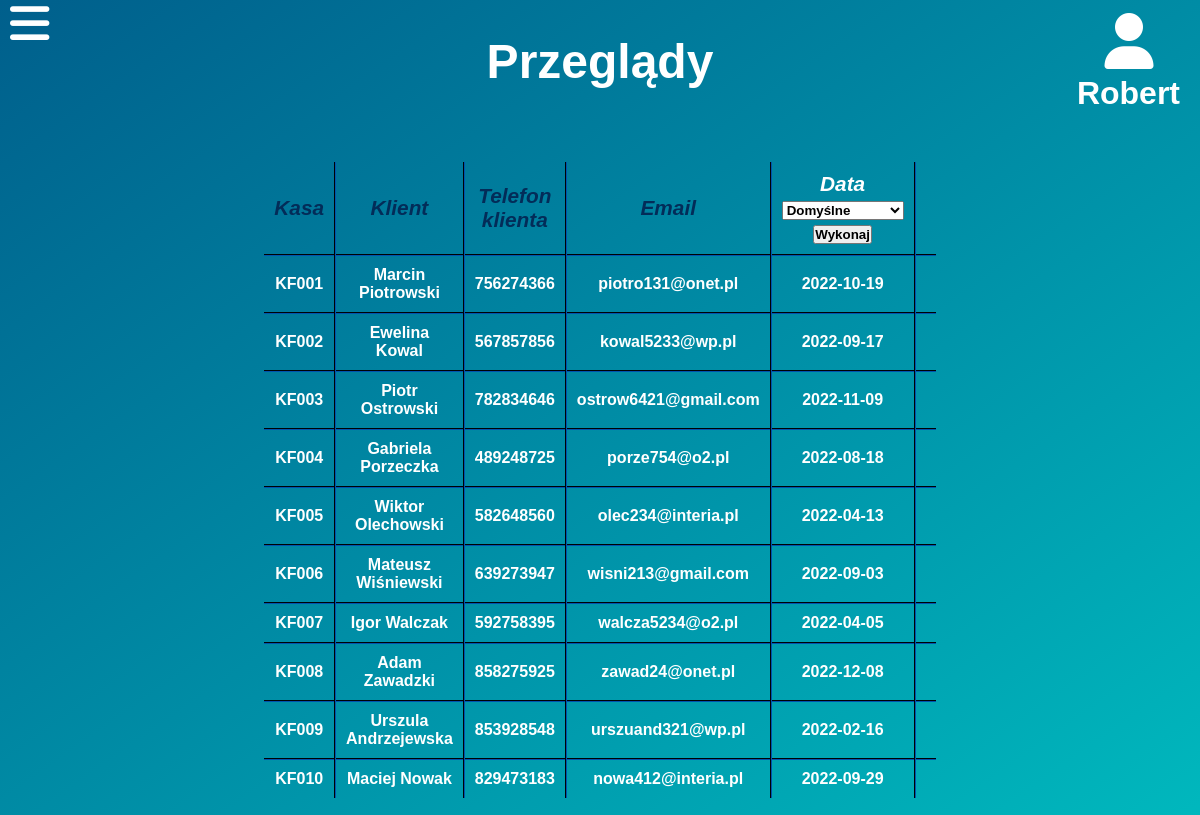
Page /przeglady.php (signed in) on the committed database.
### tables this page shows
CREATE TABLE `przeglady` (
  `id` int(2) NOT NULL,
  `data` date NOT NULL,
  `nr_kasy` varchar(12) NOT NULL,
  `klient` int(2) DEFAULT NULL
);

CREATE TABLE `klienci` (
  `id` int(2) NOT NULL,
  `nip` varchar(13) NOT NULL,
  `nazwa` varchar(20) NOT NULL,
  `adres` varchar(15) NOT NULL,
  `miejscowosc` varchar(25) NOT NULL,
  `telefon` varchar(9) NOT NULL,
  `email` varchar(20) NOT NULL
);

### przeglady.php (the view, shortened to what this page needs)
<?php
$host = "localhost";
$name = "root";
$pass = "";
$dbname = "projekt";
$conn = mysqli_connect($host, $name, $pass, $dbname);
?>
<!DOCTYPE html>
<html lang="pl">
<head>
    <link rel="stylesheet" href="CSS/style-menu.css">
    <link rel="stylesheet" href="CSS/style-strona.css">
</head>
<body class="menu-preload">
    <div id='main'>
        <div id="heading-user">
            <div id="heading">
                <h1>Przeglądy</h1>
            </div>
            <div id='logged-user'>
                <span id="logged-user-icon"><i class="fas fa-user" onClick="managePopupWindow()"></i></span><?php echo "<p>".$_SESSION['imie']."</p>";?>
            </div>
        </div>
        <div class='content'>
            <table class='dane-tabele'>
                <tr>
                    <th>Kasa</th>
                    <th>Klient</th>
                    <th>Telefon klienta</th>
                    <th>Email</th>
                    <th>
                        <form method="POST">Data <br /><select name="sortowanie">
                            <option value="default" name="default" selected>Domyślne</option>
                        </select> <input type="submit" value="Wykonaj"></form>
                        </th>
                    <th></th>
                </tr>
            <?php
                $wybor=$_POST['sortowanie'];
                if(mysqli_connect_errno()) echo "Problemy techniczne, proszę spróbować później.";
                else
                {
                    if((!isset($wybor))||($wybor=="default"))$kwerenda = "SELECT nr_kasy, nazwa, telefon, email, data FROM przeglady,klienci WHERE klienci.id=przeglady.klient;";
                    if($wynik=mysqli_query($conn, $kwerenda))
                    {
                        while($row=mysqli_fetch_array($wynik))
                        {
                            echo '<tr><td>'.$row['nr_kasy'].'</td><td>'.$row['nazwa'].'</td><td>'.$row['telefon'].'</td><td>'.$row['email'].'</td><td>'.$row['data'].'</td></tr>';
                        }
                    }
                }
            ?>
            </table>
        </div>
        <div>
            <label for="menu-checkbox" id="menu-checkbox2">
                <i class="fas fa-bars"></i>
            </label>
        </div>
    </div>
</body>
</html>

### CSS/style-menu.css (style rules this page uses)
#menu-checkbox2 { position: fixed; font-size: 45px; left: 10px; top: -1px; z-index: 1; }
#menu-checkbox:not(:checked) ~ #menu-checkbox2 i { transition: 0.5s ease; }

### CSS/style-strona.css (style rules this page uses)
:root { --section-gradient-1: #005f8c ; --section-gradient-2: #00b9be ; --sidebar-bg-clr: #002b59; }
* { margin: 0; padding: 0; color: white; font-family: 'Rubik', sans-serif; font-weight: 600; }
input, select, option { color: black; }
html, body { min-height: 100%; margin: 5px; background: linear-gradient(to bottom right, var(--section-gradient-1), var(--section-gradient-2)); background-attachment: fixed; background-repeat: no-repeat; }
#heading-user { display: grid; grid-template-columns: 1fr 2fr 1fr; margin-bottom: 50px; }
#heading { font-size: 1.5rem; grid-column-start: 2; justify-self: center; align-self: center; }
#logged-user { justify-self: end; align-self: center; font-size: 2rem; }
#logged-user-icon { padding-left: 27.5px; font-size: 3.5rem; }
#logged-user p { padding-right: 10px; color: inherit; }
.content { display: grid; grid-template-columns: 1fr 2fr 1fr; }
.dane-tabele { grid-column-start: 2; justify-self: stretch; align-self: center; border-collapse: collapse; }
.dane-tabele td,th { padding: 10px; text-align: center; }
.dane-tabele tr:not(:last-child) { border-bottom: 2px #002b59 groove; }
.dane-tabele th { font-style: italic; font-size: 1.3rem; color: #032c58; }
.dane-tabele td, .dane-tabele th:not(:last-child) { border-right: 2px #002b59 groove; }
.dane-uzytkownicy td,th { padding: 10px; text-align: center; }

### rows in the picture
przeglady: nr_kasy "KF001", klient.nazwa "Marcin Piotrowski", klient.telefon "756274366", klient.email "piotro131@onet.pl", data "2022-10-19"
przeglady: nr_kasy "KF002", klient.nazwa "Ewelina Kowal", klient.telefon "567857856", klient.email "kowal5233@wp.pl", data "2022-09-17"
przeglady: nr_kasy "KF003", klient.nazwa "Piotr Ostrowski", klient.telefon "782834646", klient.email "ostrow6421@gmail.com", data "2022-11-09"
przeglady: nr_kasy "KF004", klient.nazwa "Gabriela Porzeczka", klient.telefon "489248725", klient.email "porze754@o2.pl", data "2022-08-18"
przeglady: nr_kasy "KF005", klient.nazwa "Wiktor Olechowski", klient.telefon "582648560", klient.email "olec234@interia.pl", data "2022-04-13"
przeglady: nr_kasy "KF006", klient.nazwa "Mateusz Wiśniewski", klient.telefon "639273947", klient.email "wisni213@gmail.com", data "2022-09-03"
przeglady: nr_kasy "KF007", klient.nazwa "Igor Walczak", klient.telefon "592758395", klient.email "walcza5234@o2.pl", data "2022-04-05"
przeglady: nr_kasy "KF008", klient.nazwa "Adam Zawadzki", klient.telefon "858275925", klient.email "zawad24@onet.pl", data "2022-12-08"
przeglady: nr_kasy "KF009", klient.nazwa "Urszula Andrzejewska", klient.telefon "853928548", klient.email "urszuand321@wp.pl", data "2022-02-16"
przeglady: nr_kasy "KF010", klient.nazwa "Maciej Nowak", klient.telefon "829473183", klient.email "nowa412@interia.pl", data "2022-09-29"

### other values in the picture
$_SESSION['imie'] "Robert"
